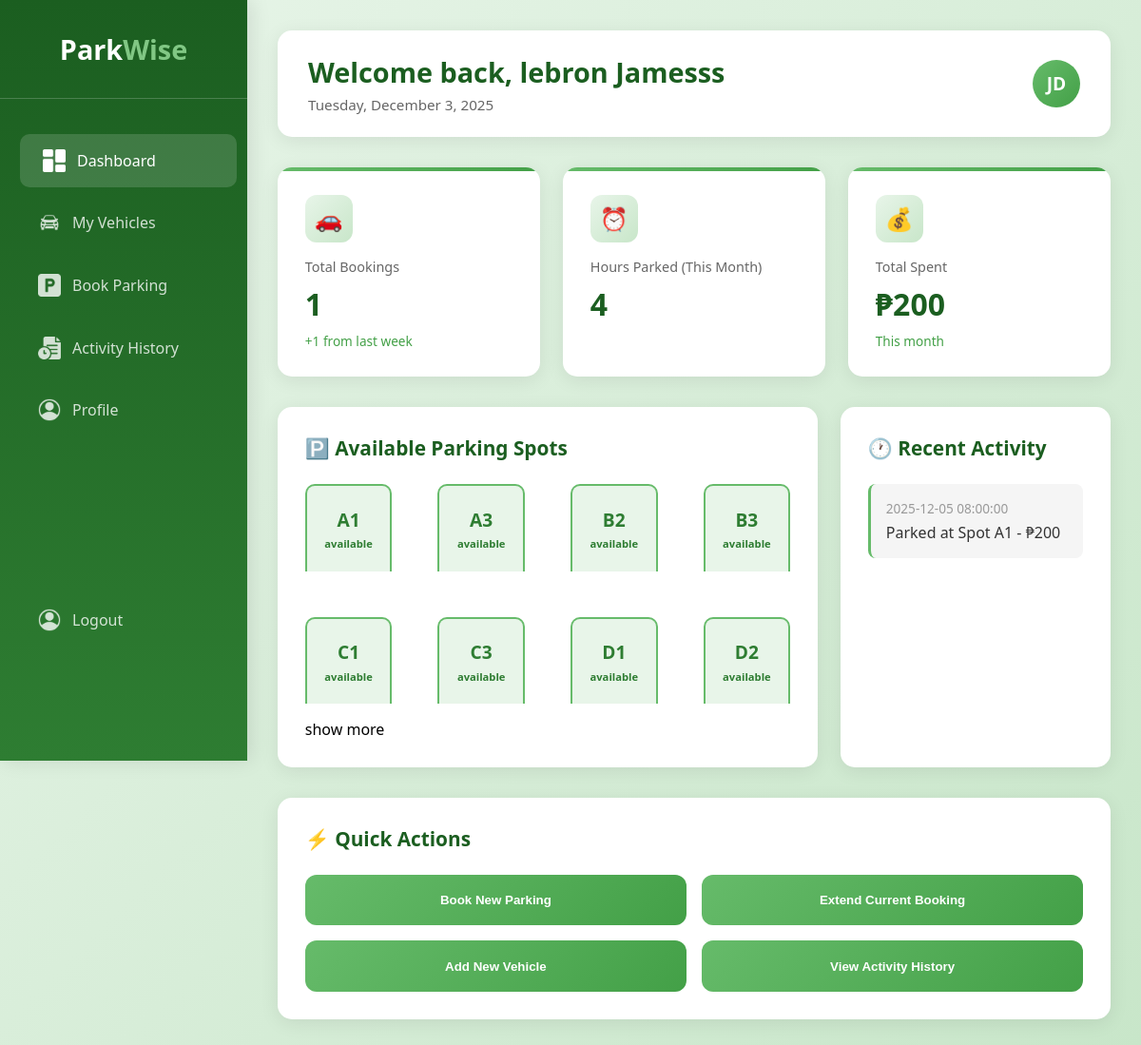
The page / on the database its author committed.
### tables this page shows
CREATE TABLE User (    user_id INTEGER PRIMARY KEY AUTOINCREMENT,    username VARCHAR(50) NOT NULL UNIQUE,    email VARCHAR(100) NOT NULL UNIQUE,    phonenumber VARCHAR(15) NOT NULL,    address TEXT NOT NULL,    password TEXT NOT NULL,    role TEXT NOT NULL DEFAULT 'user' CHECK (role IN ('user', 'admin')),    created_at DATETIME DEFAULT CURRENT_TIMESTAMP);

CREATE TABLE ParkingSlot (
    slot_id INTEGER PRIMARY KEY AUTOINCREMENT,
    slot_number INTEGER NOT NULL UNIQUE,
    location VARCHAR(100) NOT NULL,
    status VARCHAR(20) NOT NULL DEFAULT 'available',
    created_at DATETIME DEFAULT CURRENT_TIMESTAMP,
    CHECK (status IN ('available', 'reserved', 'occupied'))
);

### views/uniLayout.php (called while the page is built)
<?php require_once("./views/$folderPath" . "/$folderPath" . "Layout.php")?>

### controllers/BaseController.php (called while the page is built, shortened)
<?php
class BaseController{
    public function loadModel($filePath){
        return new $model;
    }
    public function  renderView($folderPath, $fileName, $datas = NULL, $location = NULL){
        $content = $datas;
        require_once("./views/uniLayout.php");
    }
}

### controllers/UserController.php (called while the page is built, shortened)
<?php
class UserController extends BaseController{
    protected $bookingModel;
    protected $parkingSlotModel;
    protected $paymentModel;
    protected $userModel;
    public function __construct(){
        $this->bookingModel = $this->loadModel("Bookings");
        $this->parkingSlotModel = $this->loadModel("ParkingSlot");
        $this->paymentModel = $this->loadModel("Payments");
        $this->userModel = $this->loadModel("User");
    }
    public function showDashBoard(){
        $userId = $_SESSION["userId"];
        $userData = $this->userModel->find($userId);
        $totalSpent = $this->paymentModel->getTotalSpentForAMonth($userId);
        $totalBookings = $this->bookingModel->getAllUserBookings($userId);
        $totalHourseSpent = $this->bookingModel->getUserTotalBookingTime($userId);
        $availableParkingSlot = $this->parkingSlotModel->getAvailableSlotDetail();
        $activityHistory = $this->bookingModel->getAllUserBookingHistory($userId);
        $datas = [
            "userData" => $userData,
            "totalSpent" => $totalSpent,
            "totalBookings" => $totalBookings,
            "totalHourseSpent" => $totalHourseSpent,
            "availableParkingSlot" => $availableParkingSlot,
            "activityHistory" => $activityHistory,
        ];
        $this->renderView("user", "dashBoard", $datas, "dashBoard");
    }
}

### index.php (called while the page is built, shortened)
<?php
require_once("./dbConnection.php");
require_once("./router.php");

### models/BaseModel.php (called while the page is built, shortened)
<?php
class BaseModel{
    protected $db;
    protected $table;
    protected $primaryKey;
    public function __construct(){
        $this->db = DbConnection::getInstance();
    }
    public function find($id){
        try{
            $sql =  "SELECT * FROM $this->table WHERE {$this->primaryKey} = :id";
            $request = $this->db->prepare($sql);
            $request->execute(["id" => $id]);
            $result = $request->fetch(PDO::FETCH_ASSOC);
            return $result;
        }catch(PDOException $e){
            error_log($e->getMessage());
            return false;
        }
    }
}

### dbConnection.php (called while the page is built)
<?php
class DbConnection{
    private static $instance = NULL;
    public static function getInstance(){
        if(!isset(self::$instance)){
            try{
                $pdo = new PDO("sqlite:" . __DIR__ . "/database/parkwise.db");
                $pdo->setAttribute(PDO::ATTR_ERRMODE, PDO::ERRMODE_EXCEPTION);
                self::$instance = $pdo;
            }catch(PDOException $e){
                exit("SOMETHING WENT WRONG WHILE CONNECTING TO DATABASE" .  $e->getMessage());
            }
        }
        return self::$instance;
    }
}

### models/ParkingSlot.php (called while the page is built, shortened)
<?php
class ParkingSlot extends BaseModel{
    protected $table = "ParkingSlot";
    public function getAvailableSlotDetail(){
        try{
            $sql = "SELECT * FROM {$this->table} WHERE status = 'available'";
            $request = $this->db->prepare($sql);
            $request->execute();
            $datas = $request->fetchAll(PDO::FETCH_ASSOC);
            return $datas ?: [];
        }catch(PDOException $e){
            error_log($e->getMessage());
            return [];
        }
    }
}

### models/Bookings.php (called while the page is built, shortened)
<?php
class Bookings extends BaseModel{
    public function getAllUserBookingHistory($userId){
        try{
            $sql = "SELECT
                    b.booking_id,
                    b.booking_time AS date_booked,
                    b.start_time,
                    b.end_time,
                    ps.location AS parking_location,
                    ps.slot_number,
                    p.amount AS amount_paid,
                    p.payment_date,
                    p.payment_method,
                    v.plate_number,
                    v.vehicle_type,
                    v.brand
                FROM
                    Bookings b
                INNER JOIN
                    ParkingSlot ps ON b.slot_id = ps.slot_id
                INNER JOIN
                    Payments p ON b.booking_id = p.booking_id
                INNER JOIN
                    Vehicle v ON b.vehicle_id = v.vehicle_id
                WHERE
                    b.user_id = :userId
                    AND b.status = 'completed'
                    AND p.payment_status = 'paid'
                ORDER BY
                    b.booking_time DESC";
            $request = $this->db->prepare($sql);
            $request->execute(["userId" => $userId]);
            $datas = $request->fetchAll(PDO::FETCH_ASSOC);
            return $datas;
        }catch(PDOException $e){
            error_log($e->getMessage());
            return [];
        }
    }
}

### views/user/dashBoard.php (the view)
<div class="main-display">
            <div class="header">
                <div class="welcome">
                    <h1>Welcome back, <?= $content['userData']['username']?></h1>
                    <p>Tuesday, December 3, 2025</p>
                </div>
                <div class="user-info">
                    <div class="avatar">JD</div>
                </div>
            </div>
            <div class="stats-grid">
                <div class="stat-card">
                    <div class="stat-icon">🚗</div>
                    <h3>Total Bookings</h3>
                    <div class="value"><?= $content["totalBookings"]?></div>
                    <div class="change">+1 from last week</div>
                </div>
                <div class="stat-card">
                    <div class="stat-icon">⏰</div>
                    <h3>Hours Parked (This Month)</h3>
                    <div class="value"><?= $content["totalHourseSpent"]?></div>
                </div>
                <div class="stat-card">
                    <div class="stat-icon">💰</div>
                    <h3>Total Spent</h3>
                    <div class="value">₱<?= $content["totalSpent"]?></div>
                    <div class="change">This month</div>
                </div>
            </div>
            <div class="content-grid">
                <div class="card">
                    <h2>🅿️ Available Parking Spots</h2>
                    <div class="parking-grid">
                       <?php foreach($content["availableParkingSlot"] as $slot ):?>
                            <div class="parking-spot available">
                                <div class="spot-number"><?= $slot["slot_number"]?></div>
                                <div class="spot-status"><?= $slot["status"]?></div>
                            </div>
                        <?php endforeach;?>
                    </div>
                    <p class="show-parking"><a href="?controller=UserController&action=showBookingsPage">show more</a></p>
                </div>
                <div class="card">
                    <h2>🕐 Recent Activity</h2>
                    <?php foreach($content["activityHistory"] as $activity):?>
                        <div class="activity-item">
                            <div class="activity-time"><?= $activity["date_booked"]?></div>
                            <div class="activity-description">Parked at Spot <?= $activity["slot_number"]?> - ₱<?= $activity["amount_paid"]?></div>
                        </div>
                    <?php endforeach;?>
                </div>
            </div>
            <div class="card">
                <h2>⚡ Quick Actions</h2>
                <div class="quick-actions">
                    <button class="action-btn" onclick="window.location.href='?controller=UserController&action=showBookingsPage'">Book New Parking</button>
                    <button class="action-btn">Extend Current Booking</button>
                    <button class="action-btn" onclick="window.location.href='?controller=UserController&action=showMyVehiclePage'">Add New Vehicle</button>
                    <button class="action-btn" onclick="window.location.href='?controller=UserController&action=showActivityHistoryPage'">View Activity History</button>
                </div>
            </div>
        </div>

### views/static/userStyle.css (style rules this page uses)
* { margin: 0; padding: 0; box-sizing: border-box; }
body { font-family: 'Segoe UI', Tahoma, Geneva, Verdana, sans-serif; background: linear-gradient(135deg, #e8f5e9 0%, #c8e6c9 100%); min-height: 100vh; }
.main-display { margin-left: 260px; flex: 1; padding: 2rem; transition: margin-left 0.3s ease; }
.header { background: white; padding: 1.5rem 2rem; border-radius: 15px; box-shadow: 0 4px 20px rgba(0,0,0,0.08); margin-bottom: 2rem; display: flex; justify-content: space-between; align-items: center; flex-wrap: wrap; gap: 1rem; }
.welcome h1 { color: #1b5e20; font-size: 1.8rem; margin-bottom: 0.3rem; }
.welcome p { color: #666; font-size: 0.95rem; }
.user-info { display: flex; align-items: center; gap: 1rem; }
.avatar { width: 50px; height: 50px; background: linear-gradient(135deg, #66bb6a, #43a047); border-radius: 50%; display: flex; align-items: center; justify-content: center; color: white; font-weight: bold; font-size: 1.2rem; }
.stats-grid { display: grid; grid-template-columns: repeat(auto-fit, minmax(250px, 1fr)); gap: 1.5rem; margin-bottom: 2rem; }
.stat-card { background: white; padding: 1.8rem; border-radius: 15px; box-shadow: 0 4px 20px rgba(0,0,0,0.08); transition: transform 0.3s ease, box-shadow 0.3s ease; position: relative; overflow: hidden; }
.stat-card:before { content: ''; position: absolute; top: 0; left: 0; width: 100%; height: 4px; background: linear-gradient(90deg, #66bb6a, #43a047); }
.stat-icon { width: 50px; height: 50px; background: linear-gradient(135deg, #e8f5e9, #c8e6c9); border-radius: 12px; display: flex; align-items: center; justify-content: center; font-size: 1.5rem; margin-bottom: 1rem; }
.stat-card h3 { color: #666; font-size: 0.9rem; font-weight: 500; margin-bottom: 0.5rem; }
.stat-card .value { color: #1b5e20; font-size: 2rem; font-weight: bold; }
.stat-card .change { color: #43a047; font-size: 0.85rem; margin-top: 0.5rem; }
.content-grid { display: grid; grid-template-columns: 2fr 1fr; gap: 1.5rem; margin-bottom: 2rem; }
.card { background: white; padding: 1.8rem; border-radius: 15px; box-shadow: 0 4px 20px rgba(0,0,0,0.08); }
.card h2 { color: #1b5e20; margin-bottom: 1.5rem; font-size: 1.3rem; display: flex; align-items: center; gap: 0.5rem; }
.show-parking { padding-top: 1rem; transition: 0.3s ease-in-out; }
.show-parking a { text-decoration: none; color: black; }
.parking-grid { display: grid; grid-template-columns: repeat(auto-fill, minmax(80px, 1fr)); gap: 3rem; }
.parking-spot { aspect-ratio: 1; border: 2px solid #e0e0e0; border-bottom: 0px; border-radius: 10px 10px 0px 0px; display: flex; flex-direction: column; align-items: center; justify-content: center; cursor: pointer; transition: all 0.3s ease; font-weight: 600; }
.parking-spot.available { background: #e8f5e9; border-color: #66bb6a; color: #2e7d32; }
.spot-number { font-size: 1.2rem; }
.spot-status { font-size: 0.7rem; margin-top: 0.3rem; }
.activity-item { padding: 1rem; border-left: 3px solid #66bb6a; background: #f5f5f5; border-radius: 8px; margin-bottom: 1rem; }
.activity-item:last-child { margin-bottom: 0; }
.activity-time { color: #999; font-size: 0.85rem; margin-bottom: 0.3rem; }
.activity-description { color: #333; font-weight: 500; }
.quick-actions { display: grid; grid-template-columns: repeat(2, 1fr); gap: 1rem; }
.action-btn { background: linear-gradient(135deg, #66bb6a, #43a047); color: white; border: none; padding: 1.2rem; border-radius: 12px; cursor: pointer; font-weight: 600; transition: all 0.3s ease; text-align: center; }

### rows shown on the page
user: username "lebron Jamesss"
parkingslot: slot_number "A1", status "available"
parkingslot: slot_number "A3", status "available"
parkingslot: slot_number "B2", status "available"
parkingslot: slot_number "B3", status "available"
parkingslot: slot_number "C1", status "available"
parkingslot: slot_number "C3", status "available"
parkingslot: slot_number "D1", status "available"
parkingslot: slot_number "D2", status "available"

### other values the page prints
$content["totalBookings"] "1"
$content["totalHourseSpent"] "4"
$content["totalSpent"] "200"
$activity["date_booked"] "2025-12-05 08:00:00"
$activity["slot_number"] "A1"
$activity["amount_paid"] "200"
